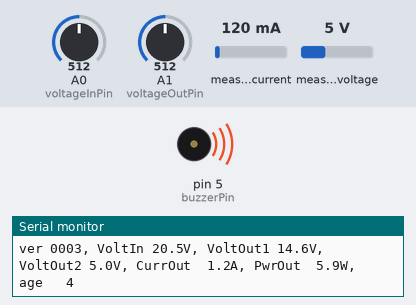
A sketch run on a simulated Arduino Nano, built with avr-gcc and run on an emulated ATmega328P. Parts: buzzer (waves = sounding, pin HIGH), the last lines printed to the serial monitor. The inputs (shaded band) are chosen by the test bench; at power-on: A0 (voltageInPin) = 512, A1 (voltageOutPin) = 512, measured current 120 mA, measured voltage 5 V.

Above: at 3.4 s.
3.5 s: A0 (voltageInPin) set to 534
At 5.2 s:
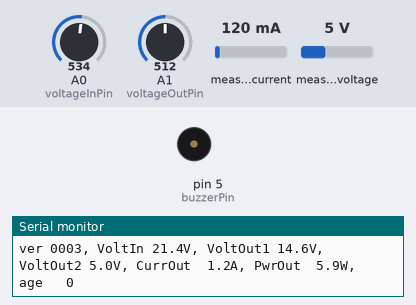
5.5 s: A0 (voltageInPin) set to 306
At 8.7 s:
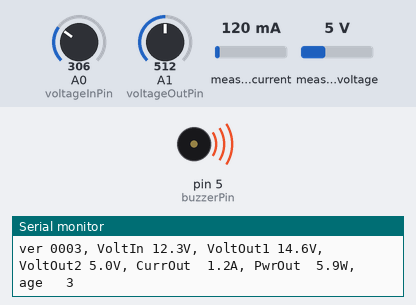
Timing chart, 0 to 10.2 s (numbered marks = the images above; inputs shaded):
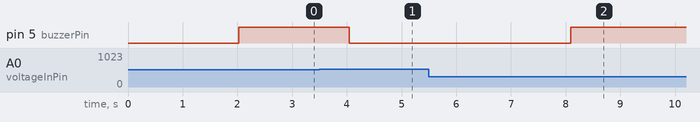

The sketch:

dcDcBuzzer.ino
```cpp
#include <Wire.h>
#include <Adafruit_INA219.h>

Adafruit_INA219 ina219;

// specify the pins
const int voltageInPin = A0;
const int voltageOutPin = A1;
// connect INA219 SDA to Arduino Nano pin A4
// connect INA219 SCL to Arduino Nano pin A5

const int buzzerPin = 5; // D5

byte thresholdAge;
char buffer[256]; // sprintf buffer
float gndRatio, gndOffset, battRatio;

void setup() {\
  pinMode(buzzerPin, OUTPUT);
  digitalWrite(buzzerPin, LOW);

  Serial.begin(115200);
  Serial.println("initialize INA219");
  ina219.begin();

  thresholdAge = 0;
  Serial.println("setup done");
}

void loop() {

  /* the voltageIn (and voltageOut) increases about 3% when the load increases from 0 to 60 Watt */
//  float voltageIn = 19.96/520.0 * analogRead(voltageInPin); // 520 = 19.96V
//  float voltageOut1 = 11.84/418.0 * analogRead(voltageOutPin); // 418 = 11.84V
//  float voltageIn = 20.16/495.0 * analogRead(voltageInPin); // 495 = 20.16V
//  float voltageOut1 = 12.04/406.0 * analogRead(voltageOutPin); // 406 = 12.04V
//  float voltageIn = 19.87/495.0 * analogRead(voltageInPin); // 495 = 19.87
//  float voltageOut1 = 11.78/403 * analogRead(voltageOutPin); // 403 = 11.78
  float voltageIn = 20.01/499.0 * analogRead(voltageInPin); // 499 = 20.01V
  float voltageOut1 = 11.51/403.0 * analogRead(voltageOutPin); // 403 = 11.51V

  float inaVoltage = ina219.getBusVoltage_V();
  float inaShuntVoltage = ina219.getShuntVoltage_mV();
  float inaVoltageOut = inaVoltage - inaShuntVoltage/1000.0; // because the DC/DC compensates for the voltage drop accross shunt
  float inaCurrent = ( 9.0/9.1 ) * 10.0 * ina219.getCurrent_mA() / 1000.0; // 9.0/9.5 for calibration, 10.0 for shunt of 10mOhm instead of 100mOhm
  float power = inaVoltageOut * inaCurrent;

  if( voltageIn < 21.0 ) {
    if( thresholdAge < 255 ) {
      thresholdAge++;
    }
  } else {
    thresholdAge = 0;
  }

  if( thresholdAge > 2 ) {
    digitalWrite(buzzerPin, HIGH);
  } else {
    digitalWrite(buzzerPin, LOW);
  }

  sprintf(buffer, "ver 0003, VoltIn ");
  dtostrf(voltageIn, 2, 1, &buffer[strlen(buffer)]);
  sprintf(buffer, "%sV, VoltOut1 ", buffer);
  dtostrf(voltageOut1, 2, 1, &buffer[strlen(buffer)]);
  sprintf(buffer, "%sV, VoltOut2 ", buffer);
  dtostrf(inaVoltageOut, 2, 1, &buffer[strlen(buffer)]);
  sprintf(buffer, "%sV, CurrOut ", buffer);
  dtostrf(inaCurrent, 4, 1, &buffer[strlen(buffer)]);
  sprintf(buffer, "%sA, PwrOut ", buffer);
  dtostrf(power, 4, 1, &buffer[strlen(buffer)]);
  sprintf(buffer, "%sW, age %3d", buffer, thresholdAge);
  Serial.println(buffer);

  delay(1000);
}
```

Measured:
- the behaviour switches between 523 and 524 on A0 (voltageInPin) (found by bisection; images 0 and 1)
- after the input at 3.5 s, pin 5 (buzzerPin): HIGH → LOW after 0.55 s
- after the input at 5.5 s, pin 5 (buzzerPin): LOW → HIGH after 2.6 s
